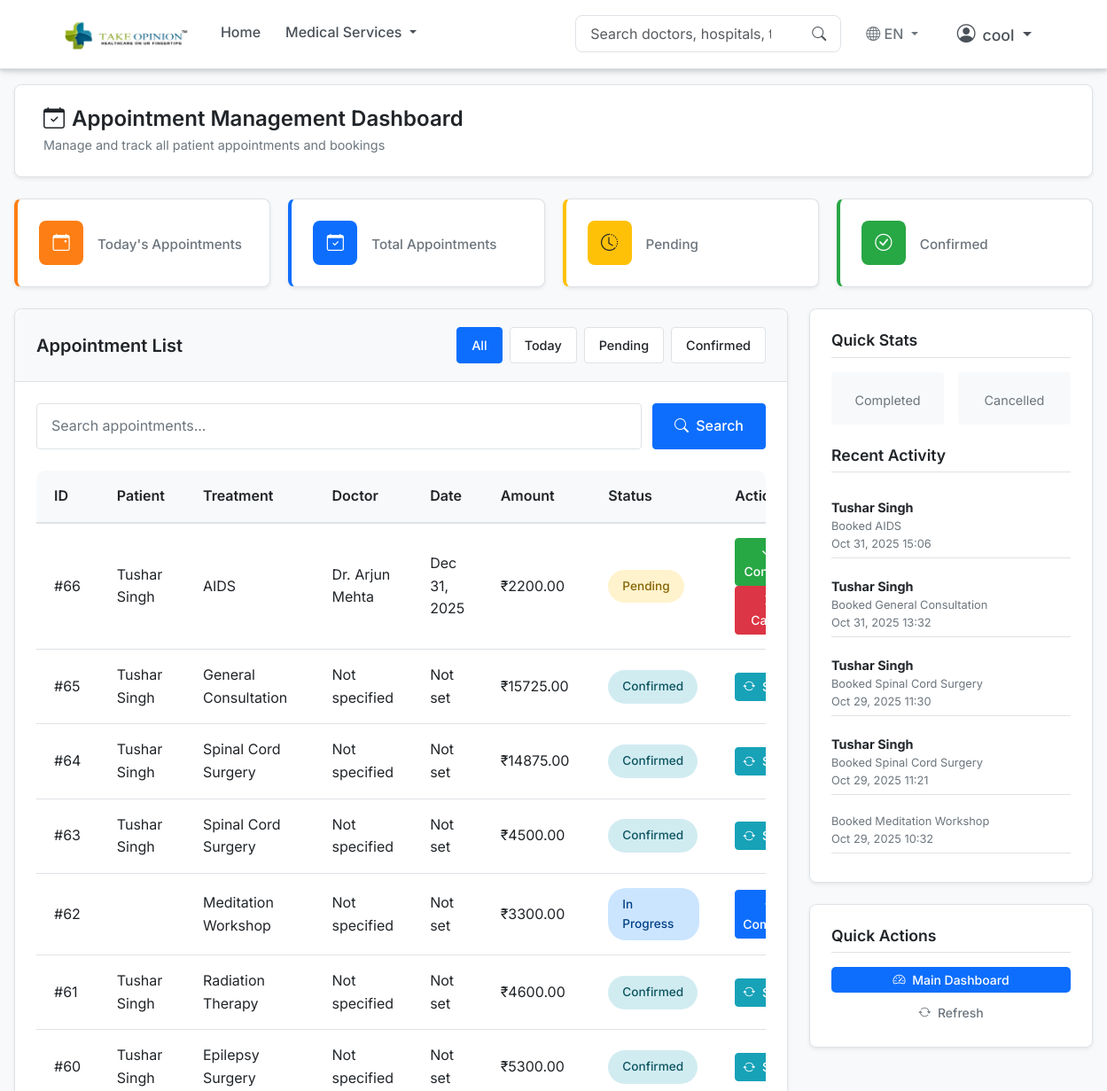
The app's page /book/admin/dashboard/ (signed in, upper part), older data.
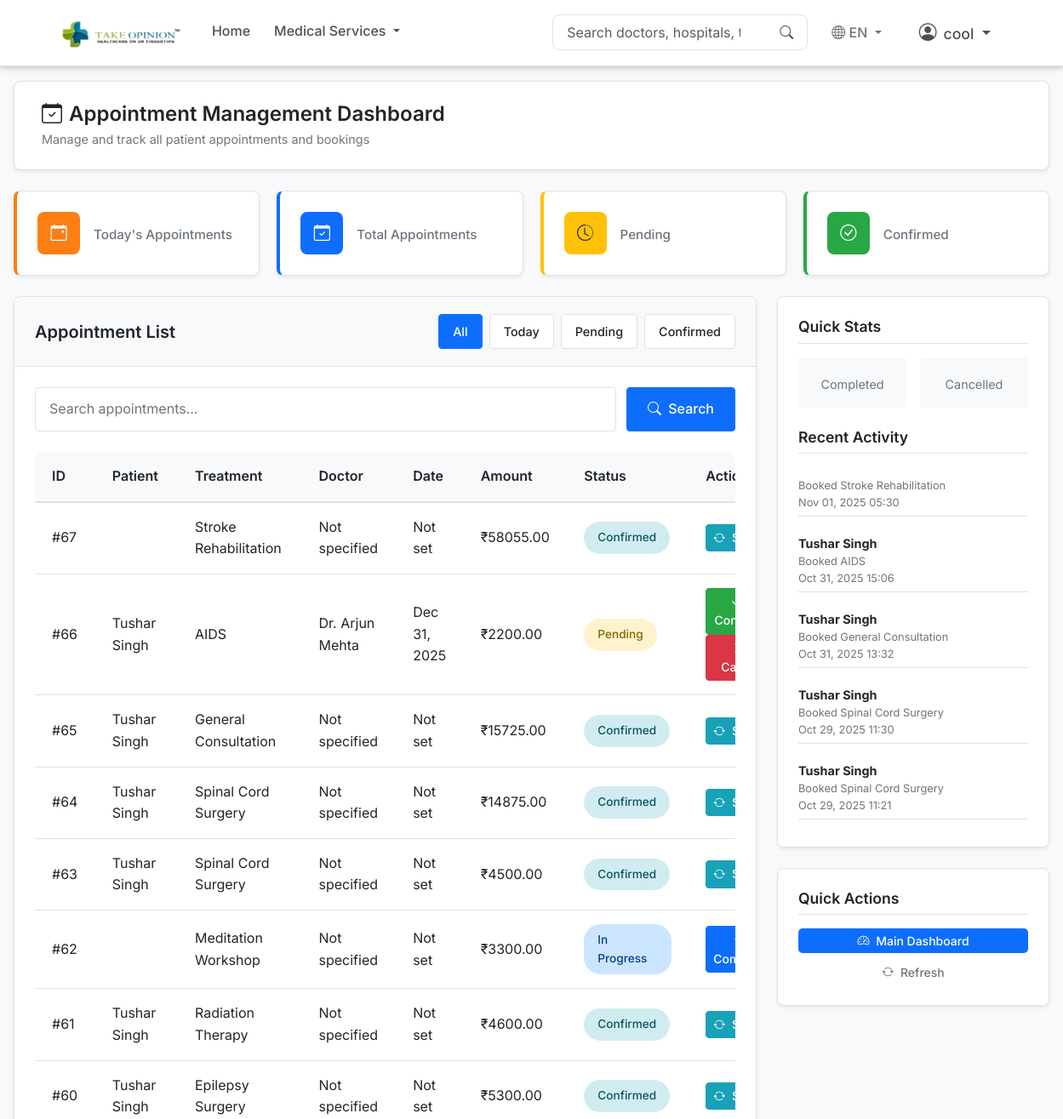
The same page, newer data.
### bookings/models.py (models this page shows, shortened)
class Booking(models.Model):
    treatment = models.ForeignKey(Treatment, on_delete=models.CASCADE)
    preferred_doctor = models.ForeignKey(Doctor, on_delete=models.SET_NULL, null=True, blank=True)
    preferred_hospital = models.ForeignKey(Hospital, on_delete=models.SET_NULL, null=True, blank=True)
    patient = models.ForeignKey(UserProfile, on_delete=models.CASCADE, related_name='bookings', null=True)
    preferred_date = models.DateField(null=True, blank=True)
    amount = models.DecimalField(max_digits=10, decimal_places=2, default=0)
    notes = models.TextField(blank=True, null=True)
    created_at = models.DateTimeField(auto_now_add=True)
    google_meet_link = models.URLField(blank=True, null=True, help_text="Google Meet link for video consultations")
    STATUS_CHOICES = [
        ('pending', 'Pending'),
        ('confirmed', 'Confirmed'),
        ('in_progress', 'In Progress'),
        ('completed', 'Completed'),
        ('cancelled', 'Cancelled'),
    ]
    status = models.CharField(max_length=20, choices=STATUS_CHOICES, default='pending')

### accounts/models.py (models this page shows, shortened)
class UserProfile(models.Model):
    USER_TYPES = (
        ('admin', 'Admin'),
        ('doctor', 'Doctor'),
        ('patient', 'Patient'),
    )
    user = models.OneToOneField(User, on_delete=models.CASCADE)
    user_type = models.CharField(max_length=10, choices=USER_TYPES)
    phone = models.CharField(max_length=15, blank=True)
    address = models.TextField(blank=True)
    city = models.CharField(max_length=100, blank=True)
    profile_picture = models.ImageField(upload_to='profile_pictures/', blank=True, null=True)
    created_at = models.DateTimeField(auto_now_add=True)
    updated_at = models.DateTimeField(auto_now=True)

### treatments/models.py (models this page shows, shortened)
class Treatment(models.Model):
    name = models.CharField(max_length=200)
    slug = models.SlugField(unique=True, blank=True)
    description = models.TextField(blank=True)
    category = models.ForeignKey(TreatmentCategory, on_delete=models.CASCADE, related_name="treatments")
    duration = models.CharField(max_length=100, blank=True, default="5-7 days")
    anesthesia_type = models.CharField(max_length=100, blank=True, default="General")
    recovery_time = models.CharField(max_length=100, blank=True, default="2-3 weeks")
    procedure_details = models.TextField(blank=True, default="This treatment involves a comprehensive approach to address your medical condition with the latest techniques and technology. The procedure is performed by highly qualified specialists in state-of-the-art facilities.")
    preparation_guidelines = models.TextField(blank=True, default="Consult your doctor,Stop certain medications,Complete medical tests,Fast before procedure")
    aftercare_instructions = models.TextField(blank=True, default="Rest and recovery period,Medication schedule,Follow-up appointments,Activity restrictions")
    starting_price = models.DecimalField(max_digits=10, decimal_places=2, default=5000.00)
    review_count = models.PositiveIntegerField(default=120)  # type: ignore

### doctors/models.py (models this page shows, shortened)
class Doctor(models.Model):
    name = models.CharField(max_length=200)
    slug = models.SlugField(unique=True, blank=True)
    specialization = models.CharField(max_length=200, blank=True)
    key_points = models.TextField(blank=True)
    about = models.TextField(blank=True, help_text="Detailed description of the doctor's background and expertise")
    education = models.TextField(blank=True)
    experience_years = models.PositiveIntegerField(default=0)  # type: ignore
    treatments = models.ManyToManyField(Treatment, related_name="doctors", blank=True)
    hospitals = models.ManyToManyField(Hospital, related_name="doctors", blank=True)
    awards = models.TextField(blank=True, help_text="Enter awards separated by new lines")
    phone = models.CharField(max_length=20, blank=True)
    email = models.EmailField(blank=True)
    website = models.URLField(blank=True)
    rating = models.DecimalField(max_digits=3, decimal_places=2, default=0.0)
    review_count = models.PositiveIntegerField(default=0)  # type: ignore
    medical_license_number = models.CharField(max_length=50, blank=True)
    languages_spoken = models.CharField(max_length=200, blank=True, help_text="Languages spoken by the doctor, separated by commas")
    profile_picture = models.URLField(blank=True, help_text="URL to doctor's profile picture", validators=[validate_image_url])

### bookings/views.py (the view)
# urls.py: path('admin/dashboard/', views.admin_dashboard, name='admin_dashboard'),
@login_required
def admin_dashboard(request):
    if not hasattr(request.user, 'userprofile') or request.user.userprofile.user_type != 'admin':
        messages.error(request, 'You do not have permission to access this page.')
        return redirect('home')
    bookings = Booking._default_manager.select_related('patient__user', 'treatment', 'preferred_doctor', 'preferred_hospital').all().order_by('-created_at')
    status_filter = request.GET.get('status')
    if status_filter:
        bookings = bookings.filter(status=status_filter)
    total_bookings = bookings.count()
    pending_bookings = bookings.filter(status='pending').count()
    confirmed_bookings = bookings.filter(status='confirmed').count()
    cancelled_bookings = bookings.filter(status='cancelled').count()
    in_progress_bookings = bookings.filter(status='in_progress').count()
    completed_bookings = bookings.filter(status='completed').count()
    from django.utils import timezone
    from datetime import date
    today = date.today()
    today_bookings = bookings.filter(created_at__date=today).count()
    recent_bookings = bookings[:5]
    from django.db.models import Count
    top_treatments = bookings.filter(treatment__isnull=False).values('treatment__name').annotate(count=Count('treatment')).order_by('-count')[:5]
    from datetime import timedelta
    week_ago = today - timedelta(days=7)
    weekly_bookings = bookings.filter(created_at__date__gte=week_ago).extra({'date': 'date(created_at)'}).values('date').annotate(count=Count('id')).order_by('date')
    context = {
        'bookings': bookings,
        'status_filter': status_filter,
        'total_bookings': total_bookings,
        'pending_bookings': pending_bookings,
        'confirmed_bookings': confirmed_bookings,
        'cancelled_bookings': cancelled_bookings,
        'in_progress_bookings': in_progress_bookings,
        'completed_bookings': completed_bookings,
        'today_bookings': today_bookings,
        'recent_bookings': recent_bookings,
        'top_treatments': top_treatments,
        'weekly_bookings': weekly_bookings,
    }
    return render(request, "bookings/admin_dashboard.html", context)

### core/context_processors.py (called while the page is built)
def translation_context(request):
    language_code = request.session.get('django_language', settings.LANGUAGE_CODE.split('-')[0])
    translations = get_translations(language_code)
    return {
        'translations': translations,
        'current_language': language_code,
        'available_languages': settings.LANGUAGES,
    }

### core/translations.py (called while the page is built)
def get_translations(language_code):
    return TRANSLATIONS.get(language_code, TRANSLATIONS['en'])

### bookings/templates/bookings/admin_dashboard.html (shortened to what the changed rows need)
{% extends 'base.html' %}
{% load static %}
{% block content %}
<div class="admin-dashboard">
    <div class="main-content">
        <div class="content-card">
            <div class="card-body">
                <div class="table-responsive">
                    <table class="bookings-table">
                        <thead>
                            <tr>
                                <th>ID</th>
                                <th>Patient</th>
                                <th>Treatment</th>
                                <th>Doctor</th>
                                <th>Date</th>
                                <th>Amount</th>
                                <th>Status</th>
                                <th>Actions</th>
                            </tr>
                        </thead>
                        <tbody>
                            {% for booking in bookings %}
                            <tr>
                                <td>#{{ booking.id }}</td>
                                <td>
                                    {% if booking.patient %}
                                        {{ booking.patient.user.first_name }} {{ booking.patient.user.last_name }}
                                    {% else %}
                                        Guest
                                    {% endif %}
                                </td>
                                <td>
                                    {% if booking.treatment %}
                                        {{ booking.treatment.name }}
                                    {% else %}
                                        General Consultation
                                    {% endif %}
                                </td>
                                <td>
                                    {% if booking.preferred_doctor %}
                                        {{ booking.preferred_doctor.name }}
                                    {% else %}
                                        Not specified
                                    {% endif %}
                                </td>
                                <td>
                                    {% if booking.preferred_date %}
                                        {{ booking.preferred_date|date:"M d, Y" }}
                                    {% else %}
                                        Not set
                                    {% endif %}
                                </td>
                                <td>₹{{ booking.amount }}</td>
                                <td>
                                    <span class="status-badge badge-{{ booking.status }}">
                                        {{ booking.get_status_display }}
                                    </span>
                                </td>
                                <td>
                                    {% if booking.status == 'pending' %}
                                        <button class="action-btn btn-success btn-sm" onclick="updateStatus({{ booking.id }}, 'confirmed')">
                                            <i class="bi bi-check-lg me-1"></i> Confirm
                                        </button>
                                        <button class="action-btn btn-danger btn-sm" onclick="updateStatus({{ booking.id }}, 'cancelled')">
                                            <i class="bi bi-x-lg me-1"></i> Cancel
                                        </button>
                                    {% elif booking.status == 'confirmed' %}
                                        <button class="action-btn btn-info btn-sm" onclick="updateStatus({{ booking.id }}, 'in_progress')">
                                            <i class="bi bi-arrow-repeat me-1"></i> Start
                                        </button>
                                    {% elif booking.status == 'in_progress' %}
                                        <button class="action-btn btn-primary btn-sm" onclick="updateStatus({{ booking.id }}, 'completed')">
                                            <i class="bi bi-check-all me-1"></i> Complete
                                        </button>
                                    {% else %}
                                        <span class="text-muted">{{ booking.get_status_display }}</span>
                                    {% endif %}
                                </td>
                            </tr>
                            {% endfor %}
                        </tbody>
                    </table>
                </div>
            </div>
        </div>
        <div>
            <div class="sidebar-card">
                <ul class="list-unstyled">
                    {% for booking in recent_bookings %}
                    <li class="mb-2 pb-1 border-bottom">
                        <div class="fw-bold" style="font-size: 0.9rem;">
                            {% if booking.patient %}
                                {{ booking.patient.user.first_name }} {{ booking.patient.user.last_name }}
                            {% else %}
                                Guest User
                            {% endif %}
                        </div>
                        <div class="small text-muted" style="font-size: 0.8rem;">
                            Booked {{ booking.treatment.name|default:"consultation" }}
                        </div>
                        <div class="small text-muted" style="font-size: 0.8rem;">
                            {{ booking.created_at|date:"M d, Y H:i" }}
                        </div>
                    </li>
                    {% empty %}
                    <li class="text-muted" style="font-size: 0.9rem;">No recent activity</li>
                    {% endfor %}
                </ul>
            </div>
        </div>
    </div>
</div>
{% endblock %}

Row changes from the older to the newer data that the page shows:
no longer on one of the page's lists (row unchanged): Booking: treatment.name "Meditation Workshop", created_at "Oct 29, 2025 10:32"
added Booking: id "67", treatment.name "Stroke Rehabilitation", shows "Not specified", shows "Not set", amount "58055.00", status "Confirmed", created_at "Nov 01, 2025 05:30"
